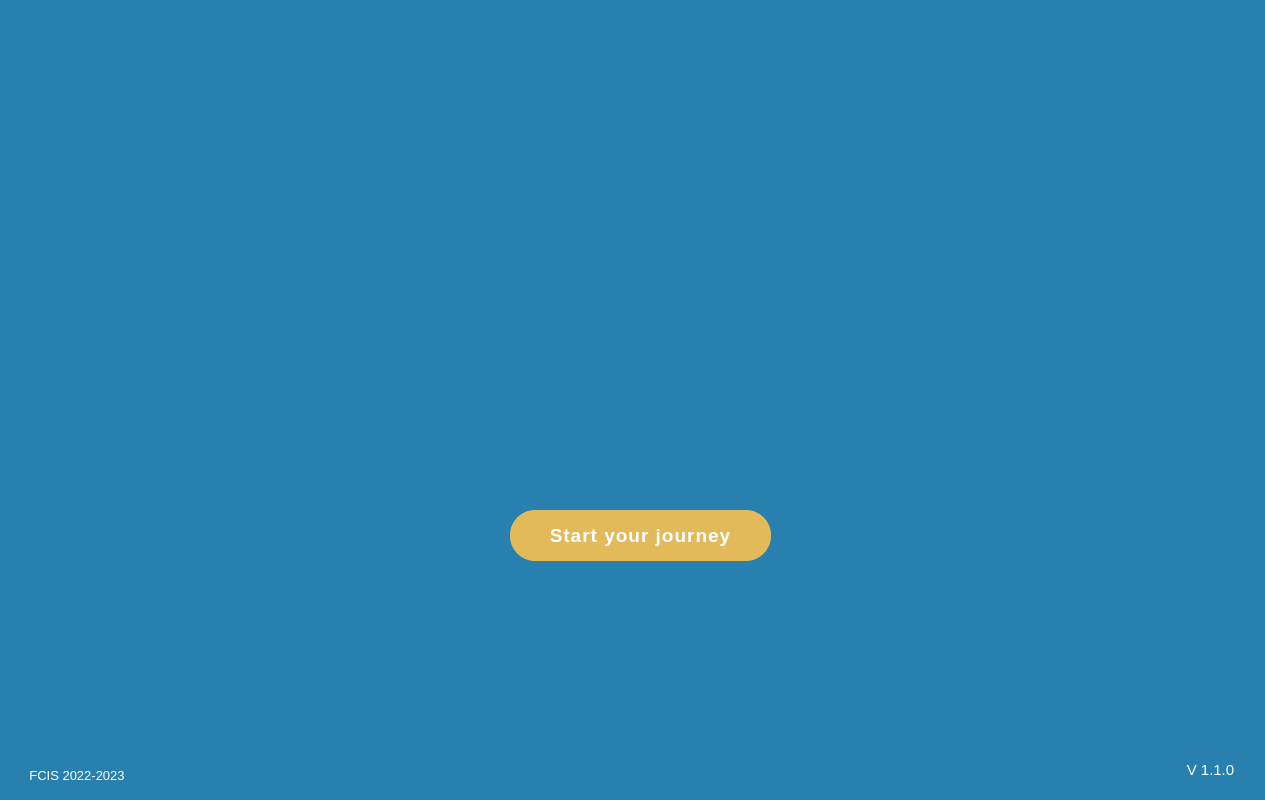
      <widget class="QWidget" name="pg_0_Start">
       <property name="styleSheet">
        <string notr="true">*{
background: #2880AE;
}</string>
       </property>
       <widget class="QLabel" name="lb_logo_0">
        <property name="geometry">
         <rect>
          <x>270</x>
          <y>210</y>
          <width>771</width>
          <height>321</height>
         </rect>
        </property>
        <property name="mouseTracking">
         <bool>false</bool>
        </property>
        <property name="frameShape">
         <enum>QFrame::NoFrame</enum>
        </property>
        <property name="text">
         <string/>
        </property>
        <property name="pixmap">
         <pixmap resource="Resources.qrc">:/img/assets/img/logo-white.png</pixmap>
        </property>
        <property name="scaledContents">
         <bool>true</bool>
        </property>
        <property name="openExternalLinks">
         <bool>false</bool>
        </property>
       </widget>
       <widget class="QPushButton" name="btn_start_0">
        <property name="geometry">
         <rect>
          <x>510</x>
          <y>510</y>
          <width>261</width>
          <height>51</height>
         </rect>
        </property>
        <property name="font">
         <font>
          <pointsize>14</pointsize>
          <bold>true</bold>
         </font>
        </property>
        <property name="cursor">
         <cursorShape>PointingHandCursor</cursorShape>
        </property>
        <property name="styleSheet">
         <string notr="true">*{
border-radius: 25px;
background-color: #E3BA5A;
color: #ffffff;
letter-spacing: 1px;
}
*:hover {
background-color: #dead3b;
}</string>
        </property>
        <property name="text">
         <string>Start your journey</string>
        </property>
       </widget>
       <widget class="QLabel" name="lb_version_0">
        <property name="geometry">
         <rect>
          <x>1165</x>
          <y>754</y>
          <width>91</width>
          <height>31</height>
         </rect>
        </property>
        <property name="font">
         <font>
          <pointsize>11</pointsize>
          <bold>false</bold>
         </font>
        </property>
        <property name="styleSheet">
         <string notr="true">*{
color: #ffffff;
}</string>
        </property>
        <property name="text">
         <string>V 1.1.0</string>
        </property>
        <property name="alignment">
         <set>Qt::AlignCenter</set>
        </property>
       </widget>
       <widget class="QLabel" name="lb_version_1">
        <property name="geometry">
         <rect>
          <x>0</x>
          <y>760</y>
          <width>154</width>
          <height>31</height>
         </rect>
        </property>
        <property name="font">
         <font>
          <pointsize>10</pointsize>
          <bold>false</bold>
         </font>
        </property>
        <property name="styleSheet">
         <string notr="true">*{
color: #ffffff;
}</string>
        </property>
        <property name="text">
         <string>FCIS 2022-2023</string>
        </property>
        <property name="alignment">
         <set>Qt::AlignCenter</set>
        </property>
       </widget>
      </widget>
